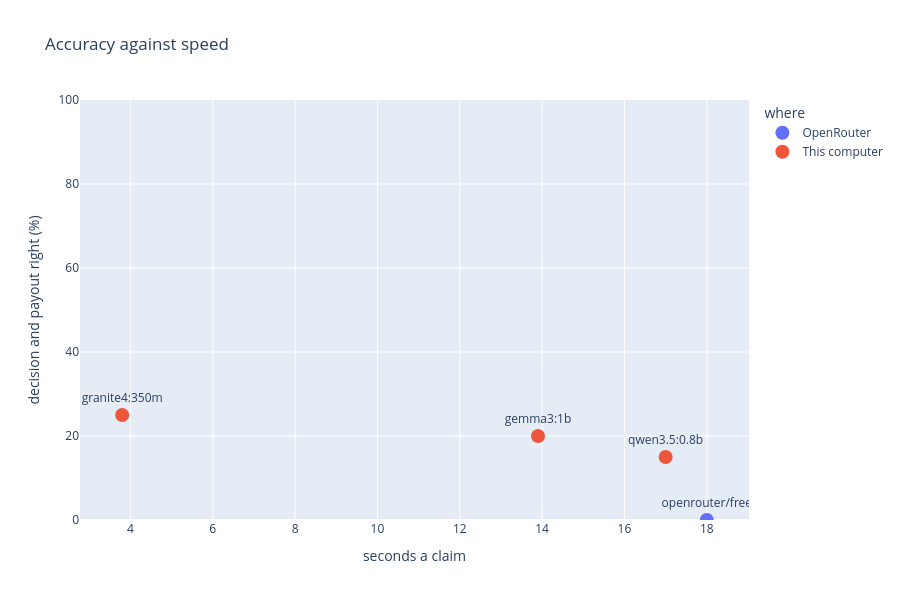

Here is the notebook cell this chart was saved with:
### Markdown cell above
### Accuracy against speed

The best place to be is the top left: accurate and fast. The local times depend on your computer.

### Code cell
fig = px.scatter(
    summary,
    x="seconds a claim",
    y="decision and payout right (%)",
    color="where",
    text="model",
    title="Accuracy against speed",
    height=600,
)
fig.update_traces(marker_size=14, textposition="top center")
fig.update_yaxes(range=[0, 100])
fig.show()

### Figure 1 — Plotly figure (JSON) as saved in the notebook; plotly's stock layout.template omitted (floating-point values rounded to 4 significant figures)
{"data": [{"hovertemplate": "where=OpenRouter<br>seconds a claim=%{x}<br>decision and payout right (%)=%{y}<br>model=%{text}<extra></extra>", "legendgroup": "OpenRouter", "marker": {"color": "#636efa", "size": 14, "symbol": "circle"}, "mode": "markers+text", "name": "OpenRouter", "orientation": "v", "showlegend": true, "text": ["openrouter/free"], "textposition": "top center", "type": "scatter", "x": [18.0], "xaxis": "x", "y": [0], "yaxis": "y"}, {"hovertemplate": "where=This computer<br>seconds a claim=%{x}<br>decision and payout right (%)=%{y}<br>model=%{text}<extra></extra>", "legendgroup": "This computer", "marker": {"color": "#EF553B", "size": 14, "symbol": "circle"}, "mode": "markers+text", "name": "This computer", "orientation": "v", "showlegend": true, "text": ["qwen3.5:0.8b", "gemma3:1b", "granite4:350m"], "textposition": "top center", "type": "scatter", "x": [17.0, 13.9, 3.8], "xaxis": "x", "y": [15, 20, 25], "yaxis": "y"}], "layout": {"height": 600, "legend": {"title": {"text": "where"}, "tracegroupgap": 0}, "title": {"text": "Accuracy against speed"}, "xaxis": {"anchor": "y", "domain": [0, 1], "title": {"text": "seconds a claim"}}, "yaxis": {"anchor": "x", "domain": [0, 1], "range": [0, 100], "title": {"text": "decision and payout right (%)"}}}}
